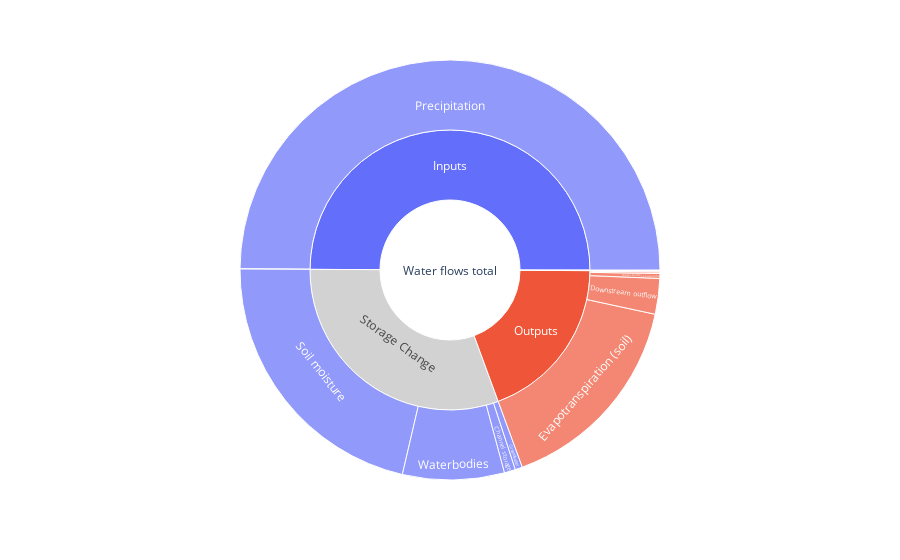
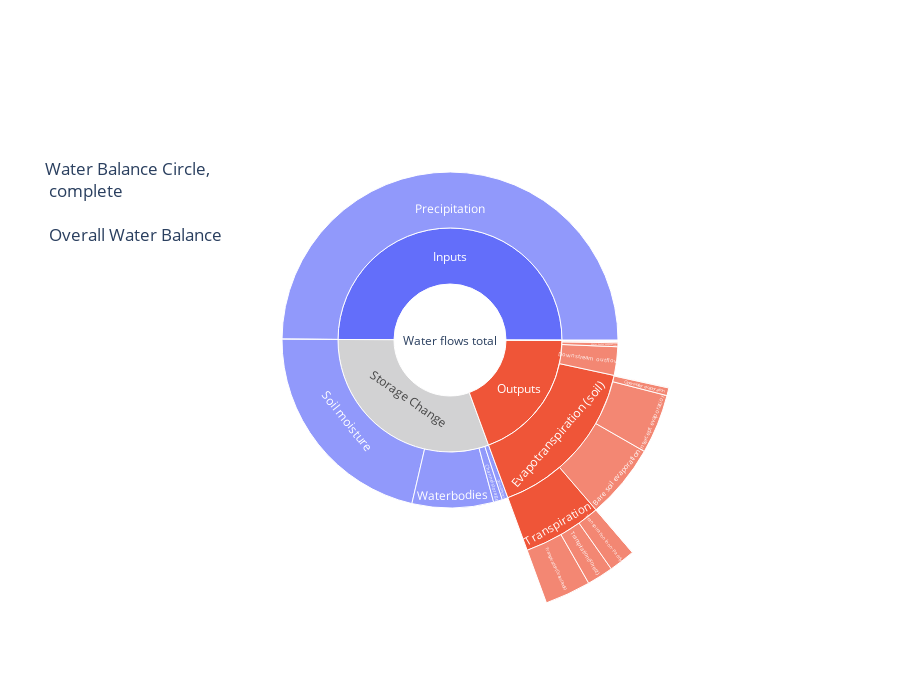
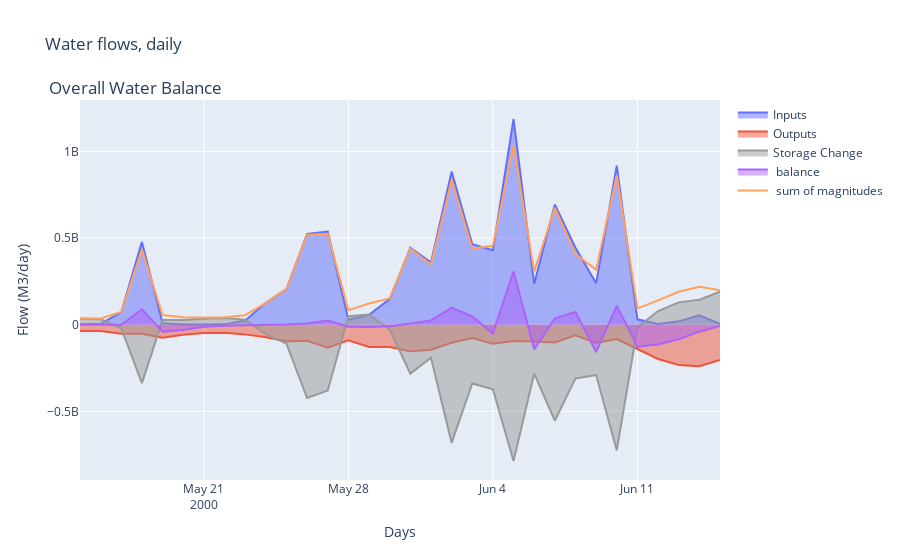
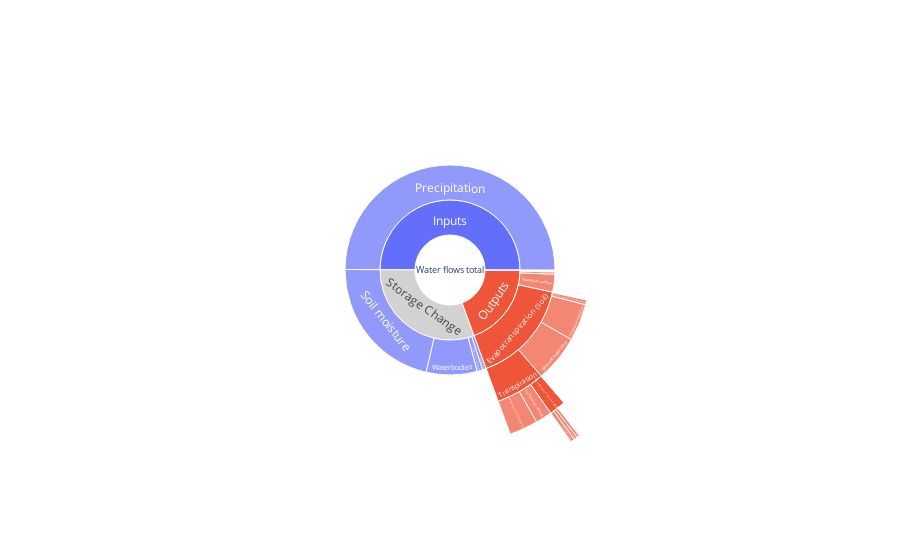

These figures' notebook cell, in order:
### Code cell
run ./_functions_WaterCycle.ipynb

### Figure 1 — Plotly figure (JSON) as saved in the notebook; plotly's stock layout.template omitted (floating-point values rounded to 4 significant figures)
{"data": [{"branchvalues": "total", "customdata": [["100.0%"], ["49.9%"], ["19.3%"], ["30.7%"], ["0.1%"], ["0.0%"], ["0.0%"], ["100.0%"], ["14.2%"], ["82.9%"], ["0.4%"], ["1.9%"], ["0.6%"], ["0.0%"], ["1.8%"], ["2.8%"], ["25.5%"], ["69.9%"]], "domain": {"x": [0, 1], "y": [0, 1]}, "hovertemplate": "fractions=%{customdata[0]}<br>labels=%{label}<br>value=%{value}<br>parent=%{parent}<extra></extra>", "labels": ["Water flows total", "Inputs", "Outputs", "Storage Change", "Balance", "Adjusted pumping", "Fossil water", "Precipitation", "Downstream outflow", "Evapotranspiration (soil)", "Channel evaporation", "Water bodies evaporation", "non-Irrigation consumption", "Non-lost fossil water", "Groundwater", "Channel storage", "Waterbodies", "Soil moisture"], "marker": {"colors": ["white", "#636EFA", "#EF5538", "#D2D2D3", "white", "#636EFA", "#636EFA", "#636EFA", "#EF5538", "#EF5538", "#EF5538", "#EF5538", "#EF5538", "#EF5538", "#636EFA", "#636EFA", "#636EFA", "#636EFA"]}, "name": "", "parents": ["", "Water flows total", "Water flows total", "Water flows total", "Water flows total", "Inputs", "Inputs", "Inputs", "Outputs", "Outputs", "Outputs", "Outputs", "Outputs", "Outputs", "Storage Change", "Storage Change", "Storage Change", "Storage Change"], "type": "sunburst", "values": [17312946226, 8643629056, 3346402921, 5310070272, 12843977, 0, 0, 8643629056, 474621120, 2773599232, 13011769, 64706708, 20464092, 0, 96967936, 148151520, 1354904448, 3710046208]}], "layout": {"hoverlabel": {"font": {"size": 16}}, "legend": {"tracegroupgap": 0}, "margin": {"t": 60}, "title": {"x": 0.05, "xanchor": "left", "y": 0.75, "yanchor": "top"}}}

### Figure 2 — Plotly figure (JSON) as saved in the notebook; plotly's stock layout.template omitted (floating-point values rounded to 4 significant figures)
{"data": [{"branchvalues": "total", "customdata": [["49.9%"], ["19.3%"], ["30.7%"], ["0.1%"], ["0.0%"], ["0.0%"], ["100.0%"], ["14.2%"], ["82.9%"], ["0.4%"], ["1.9%"], ["0.6%"], ["0.0%"], ["1.8%"], ["2.8%"], ["25.5%"], ["69.9%"], ["35.6%"], ["33.8%"], ["26.8%"], ["3.5%"], ["0.3%"], ["26.7%"], ["46.5%"], ["0.2%"], ["26.7%"]], "domain": {"x": [0, 1], "y": [0, 1]}, "hovertemplate": "fractions=%{customdata[0]}<br>labels=%{label}<br>value=%{value}<br>parent=%{parent}<extra></extra>", "labels": ["Inputs", "Outputs", "Storage Change", "Balance", "Adjusted pumping", "Fossil water", "Precipitation", "Downstream outflow", "Evapotranspiration (soil)", "Channel evaporation", "Water bodies evaporation", "non-Irrigation consumption", "Non-lost fossil water", "Groundwater", "Channel storage", "Waterbodies", "Soil moisture", "Transpiration", "Bare soil evaporation", "Intercept evaporation", "Open water evaporation", "Evap loss from withdrawals", "Transpiration (Forest)", "Transpiration (Grasslands)", "Transpiration (Paddy)", "Transpiration (non-Paddy)"], "marker": {"colors": ["#636EFA", "#EF5538", "#D2D2D3", "white", "#636EFA", "#636EFA", "#636EFA", "#EF5538", "#EF5538", "#EF5538", "#EF5538", "#EF5538", "#EF5538", "#636EFA", "#636EFA", "#636EFA", "#636EFA", "#EF5538", "#EF5538", "#EF5538", "#EF5538", "#EF5538", "#EF5538", "#EF5538", "#EF5538", "#EF5538"]}, "name": "", "parents": ["Water flows total", "Water flows total", "Water flows total", "Water flows total", "Inputs", "Inputs", "Inputs", "Outputs", "Outputs", "Outputs", "Outputs", "Outputs", "Outputs", "Storage Change", "Storage Change", "Storage Change", "Storage Change", "Evapotranspiration (soil)", "Evapotranspiration (soil)", "Evapotranspiration (soil)", "Evapotranspiration (soil)", "Evapotranspiration (soil)", "Transpiration", "Transpiration", "Transpiration", "Transpiration"], "type": "sunburst", "values": [8643629056, 3346402921, 5310070272, 12843977, 0, 0, 8643629056, 474621120, 2773599232, 13011769, 64706708, 20464092, 0, 96967936, 148151520, 1354904448, 3710046208, 987463744, 938118272, 742673536, 96652664, 8690972, 263411664, 459149504, 1560000.0, 263342544]}], "layout": {"height": 700, "hoverlabel": {"font": {"size": 16}}, "legend": {"tracegroupgap": 0}, "margin": {"t": 60}, "title": {"text": "Water Balance Circle,<br> complete<br><br> Overall Water Balance", "x": 0.05, "xanchor": "left", "y": 0.75, "yanchor": "top"}}}

### Figure 3 — Plotly figure (JSON) as saved in the notebook; plotly's stock layout.template omitted (floating-point values rounded to 4 significant figures)
{"data": [{"fill": "tozeroy", "line": {"color": "#636EFA"}, "name": "Inputs", "type": "scatter", "x": ["2000-05-15T00:00:00", "2000-05-16T00:00:00", "2000-05-17T00:00:00", "2000-05-18T00:00:00", "2000-05-19T00:00:00", "2000-05-20T00:00:00", "2000-05-21T00:00:00", "2000-05-22T00:00:00", "2000-05-23T00:00:00", "2000-05-24T00:00:00", "2000-05-25T00:00:00", "2000-05-26T00:00:00", "2000-05-27T00:00:00", "2000-05-28T00:00:00", "2000-05-29T00:00:00", "2000-05-30T00:00:00", "2000-05-31T00:00:00", "2000-06-01T00:00:00", "2000-06-02T00:00:00", "2000-06-03T00:00:00", "2000-06-04T00:00:00", "2000-06-05T00:00:00", "2000-06-06T00:00:00", "2000-06-07T00:00:00", "2000-06-08T00:00:00", "2000-06-09T00:00:00", "2000-06-10T00:00:00", "2000-06-11T00:00:00", "2000-06-12T00:00:00", "2000-06-13T00:00:00", "2000-06-14T00:00:00", "2000-06-15T00:00:00"], "y": [2545000.0, 5324000.0, 73154800, 478391552, 7934848, 1111000.0, 1152000.0, 2078000.0, 25042904, 126367304, 206412512, 524013248, 538114304, 29062752, 57712220, 148053040, 443546144, 360061696, 884161408, 464435424, 430502816, 1187902976, 235953200, 693759872, 444292896, 239196240, 918619392, 31095860, 4592847, 19565570, 54496800, 4976282]}, {"fill": "tozeroy", "line": {"color": "#EF553B"}, "name": "Outputs", "type": "scatter", "x": ["2000-05-15T00:00:00", "2000-05-16T00:00:00", "2000-05-17T00:00:00", "2000-05-18T00:00:00", "2000-05-19T00:00:00", "2000-05-20T00:00:00", "2000-05-21T00:00:00", "2000-05-22T00:00:00", "2000-05-23T00:00:00", "2000-05-24T00:00:00", "2000-05-25T00:00:00", "2000-05-26T00:00:00", "2000-05-27T00:00:00", "2000-05-28T00:00:00", "2000-05-29T00:00:00", "2000-05-30T00:00:00", "2000-05-31T00:00:00", "2000-06-01T00:00:00", "2000-06-02T00:00:00", "2000-06-03T00:00:00", "2000-06-04T00:00:00", "2000-06-05T00:00:00", "2000-06-06T00:00:00", "2000-06-07T00:00:00", "2000-06-08T00:00:00", "2000-06-09T00:00:00", "2000-06-10T00:00:00", "2000-06-11T00:00:00", "2000-06-12T00:00:00", "2000-06-13T00:00:00", "2000-06-14T00:00:00", "2000-06-15T00:00:00"], "y": [-36830000.0, -36410000.0, -52030000.0, -52340000.0, -75399206, -58310000.0, -47250000.0, -46620000.0, -55690000.0, -72330000.0, -95800000.0, -93370000.0, -133000000.0, -89910000.0, -128700000.0, -128943689, -153700000.0, -144600000.0, -103900000.0, -76740000.0, -109100000.0, -93570000.0, -96110000.0, -102100000.0, -61100000.0, -105800000.0, -83130000.0, -141100000.0, -197600000.0, -232600000.0, -239400000.0, -203000000.0]}, {"fill": "tozeroy", "line": {"color": "#999999"}, "name": "Storage Change", "type": "scatter", "x": ["2000-05-15T00:00:00", "2000-05-16T00:00:00", "2000-05-17T00:00:00", "2000-05-18T00:00:00", "2000-05-19T00:00:00", "2000-05-20T00:00:00", "2000-05-21T00:00:00", "2000-05-22T00:00:00", "2000-05-23T00:00:00", "2000-05-24T00:00:00", "2000-05-25T00:00:00", "2000-05-26T00:00:00", "2000-05-27T00:00:00", "2000-05-28T00:00:00", "2000-05-29T00:00:00", "2000-05-30T00:00:00", "2000-05-31T00:00:00", "2000-06-01T00:00:00", "2000-06-02T00:00:00", "2000-06-03T00:00:00", "2000-06-04T00:00:00", "2000-06-05T00:00:00", "2000-06-06T00:00:00", "2000-06-07T00:00:00", "2000-06-08T00:00:00", "2000-06-09T00:00:00", "2000-06-10T00:00:00", "2000-06-11T00:00:00", "2000-06-12T00:00:00", "2000-06-13T00:00:00", "2000-06-14T00:00:00", "2000-06-15T00:00:00"], "y": [34225560, 31079120, -21135384, -337132064, 27849800, 27416480, 34670976, 38164904, 29282840, -53924008, -109103512, -423029592, -380288096, 49597760, 58459592, -27653856, -282137232, -190765488, -681720000, -339503920, -372627840, -786814336, -282122976, -554249856, -309923296, -290881056, -725680896, -16387424, 79253056, 129096672, 144725184, 191188768]}, {"fill": "tozeroy", "name": " balance", "type": "scatter", "x": ["2000-05-15T00:00:00", "2000-05-16T00:00:00", "2000-05-17T00:00:00", "2000-05-18T00:00:00", "2000-05-19T00:00:00", "2000-05-20T00:00:00", "2000-05-21T00:00:00", "2000-05-22T00:00:00", "2000-05-23T00:00:00", "2000-05-24T00:00:00", "2000-05-25T00:00:00", "2000-05-26T00:00:00", "2000-05-27T00:00:00", "2000-05-28T00:00:00", "2000-05-29T00:00:00", "2000-05-30T00:00:00", "2000-05-31T00:00:00", "2000-06-01T00:00:00", "2000-06-02T00:00:00", "2000-06-03T00:00:00", "2000-06-04T00:00:00", "2000-06-05T00:00:00", "2000-06-06T00:00:00", "2000-06-07T00:00:00", "2000-06-08T00:00:00", "2000-06-09T00:00:00", "2000-06-10T00:00:00", "2000-06-11T00:00:00", "2000-06-12T00:00:00", "2000-06-13T00:00:00", "2000-06-14T00:00:00", "2000-06-15T00:00:00"], "y": [-62310.0, -10080.0, -10030.0, 88920000.0, -39614558, -29780000.0, -11420000.0, -6376000.0, -1364000.0, 116900.0, 1514000.0, 7610000.0, 24850000.0, -11250000.0, -12520000.0, -8544505, 7676000.0, 24680000.0, 98500000.0, 48190000.0, -51250000.0, 307500000.0, -142300000.0, 37450000.0, 73270000.0, -157500000.0, 109800000.0, -126400000.0, -113800000.0, -83910000.0, -40130000.0, -6818000.0]}, {"name": " sum of magnitudes", "type": "scatter", "x": ["2000-05-15T00:00:00", "2000-05-16T00:00:00", "2000-05-17T00:00:00", "2000-05-18T00:00:00", "2000-05-19T00:00:00", "2000-05-20T00:00:00", "2000-05-21T00:00:00", "2000-05-22T00:00:00", "2000-05-23T00:00:00", "2000-05-24T00:00:00", "2000-05-25T00:00:00", "2000-05-26T00:00:00", "2000-05-27T00:00:00", "2000-05-28T00:00:00", "2000-05-29T00:00:00", "2000-05-30T00:00:00", "2000-05-31T00:00:00", "2000-06-01T00:00:00", "2000-06-02T00:00:00", "2000-06-03T00:00:00", "2000-06-04T00:00:00", "2000-06-05T00:00:00", "2000-06-06T00:00:00", "2000-06-07T00:00:00", "2000-06-08T00:00:00", "2000-06-09T00:00:00", "2000-06-10T00:00:00", "2000-06-11T00:00:00", "2000-06-12T00:00:00", "2000-06-13T00:00:00", "2000-06-14T00:00:00", "2000-06-15T00:00:00"], "y": [36800000.0, 36410000.0, 73160000.0, 433900000.0, 55591927, 43420000.0, 41540000.0, 43430000.0, 55010000.0, 126300000.0, 205700000.0, 520200000.0, 525700000.0, 84290000.0, 122400000.0, 152300000.0, 439700000.0, 347700000.0, 834900000.0, 440300000.0, 456100000.0, 1034000000.0, 307100000.0, 675000000.0, 407700000.0, 317900000.0, 863700000.0, 94290000.0, 140700000.0, 190600000.0, 219300000.0, 199600000.0]}], "layout": {"title": {"text": "Water flows, daily<br><br> Overall Water Balance"}, "xaxis": {"title": {"text": "Days"}}, "yaxis": {"title": {"text": "Flow (M3/day)"}}}}

### Figure 4 — Plotly figure (JSON) as saved in the notebook; plotly's stock layout.template omitted (floating-point values rounded to 4 significant figures)
{"data": [{"branchvalues": "total", "customdata": [["49.9%"], ["19.3%"], ["30.7%"], ["0.1%"], ["0.0%"], ["0.0%"], ["100.0%"], ["14.2%"], ["82.9%"], ["0.4%"], ["1.9%"], ["0.6%"], ["0.0%"], ["1.8%"], ["2.8%"], ["25.5%"], ["69.9%"], ["35.6%"], ["33.8%"], ["26.8%"], ["3.5%"], ["0.3%"], ["26.7%"], ["46.5%"], ["0.2%"], ["26.7%"], ["14.8%"], ["20.6%"], ["16.5%"], ["0.0%"], ["3.0%"], ["0.0%"], ["0.2%"], ["0.0%"], ["0.4%"], ["0.7%"], ["0.0%"], ["1.2%"], ["1.9%"], ["0.0%"], ["0.6%"], ["0.0%"], ["3.1%"], ["0.0%"]], "domain": {"x": [0, 1], "y": [0, 1]}, "hovertemplate": "fractions=%{customdata[0]}<br>labels=%{label}<br>value=%{value}<br>parent=%{parent}<extra></extra>", "labels": ["Inputs", "Outputs", "Storage Change", "Balance", "Adjusted pumping", "Fossil water", "Precipitation", "Downstream outflow", "Evapotranspiration (soil)", "Channel evaporation", "Water bodies evaporation", "non-Irrigation consumption", "Non-lost fossil water", "Groundwater", "Channel storage", "Waterbodies", "Soil moisture", "Transpiration", "Bare soil evaporation", "Intercept evaporation", "Open water evaporation", "Evap loss from withdrawals", "Transpiration (Forest)", "Transpiration (Grasslands)", "Transpiration (Paddy)", "Transpiration (non-Paddy)", "Trans Irr crop 0", "Trans Irr crop 1", "Trans Irr crop 2", "Trans Irr crop 3", "Trans Irr crop 4", "Trans Irr crop 5", "Trans Irr crop 6", "Trans Irr crop 7", "Trans Irr crop 8", "Trans Irr crop 9", "Trans Irr crop 10", "Trans Irr crop 11", "Trans Irr crop 12", "Trans Irr crop 13", "Trans Irr crop 14", "Trans Irr crop 15", "Trans Irr crop 16", "Trans Irr crop 17"], "marker": {"colors": ["#636EFA", "#EF5538", "#D2D2D3", "white", "#636EFA", "#636EFA", "#636EFA", "#EF5538", "#EF5538", "#EF5538", "#EF5538", "#EF5538", "#EF5538", "#636EFA", "#636EFA", "#636EFA", "#636EFA", "#EF5538", "#EF5538", "#EF5538", "#EF5538", "#EF5538", "#EF5538", "#EF5538", "#EF5538", "#EF5538", "#EF5538", "#EF5538", "#EF5538", "#EF5538", "#EF5538", "#EF5538", "#EF5538", "#EF5538", "#EF5538", "#EF5538", "#EF5538", "#EF5538", "#EF5538", "#EF5538", "#EF5538", "#EF5538", "#EF5538", "#EF5538"]}, "name": "", "parents": ["Water flows total", "Water flows total", "Water flows total", "Water flows total", "Inputs", "Inputs", "Inputs", "Outputs", "Outputs", "Outputs", "Outputs", "Outputs", "Outputs", "Storage Change", "Storage Change", "Storage Change", "Storage Change", "Evapotranspiration (soil)", "Evapotranspiration (soil)", "Evapotranspiration (soil)", "Evapotranspiration (soil)", "Evapotranspiration (soil)", "Transpiration", "Transpiration", "Transpiration", "Transpiration", "Transpiration (non-Paddy)", "Transpiration (non-Paddy)", "Transpiration (non-Paddy)", "Transpiration (non-Paddy)", "Transpiration (non-Paddy)", "Transpiration (non-Paddy)", "Transpiration (non-Paddy)", "Transpiration (non-Paddy)", "Transpiration (non-Paddy)", "Transpiration (non-Paddy)", "Transpiration (non-Paddy)", "Transpiration (non-Paddy)", "Transpiration (non-Paddy)", "Transpiration (non-Paddy)", "Transpiration (non-Paddy)", "Transpiration (non-Paddy)", "Transpiration (non-Paddy)", "Transpiration (non-Paddy)"], "type": "sunburst", "values": [8643629056, 3346402921, 5310070272, 12843977, 0, 0, 8643629056, 474621120, 2773599232, 13011769, 64706708, 20464092, 0, 96967936, 148151520, 1354904448, 3710046208, 987463744, 938118272, 742673536, 96652664, 8690972, 263411664, 459149504, 1560000.0, 263342544, 39027484, 54121452, 43376324, 0, 7905252, 0, 576894, 0, 925800.0, 1781000.0, 0, 3138534, 4932258, 0, 1641255, 0, 8158585, 0]}], "layout": {"hoverlabel": {"font": {"size": 16}}, "legend": {"tracegroupgap": 0}, "margin": {"t": 60}}}
